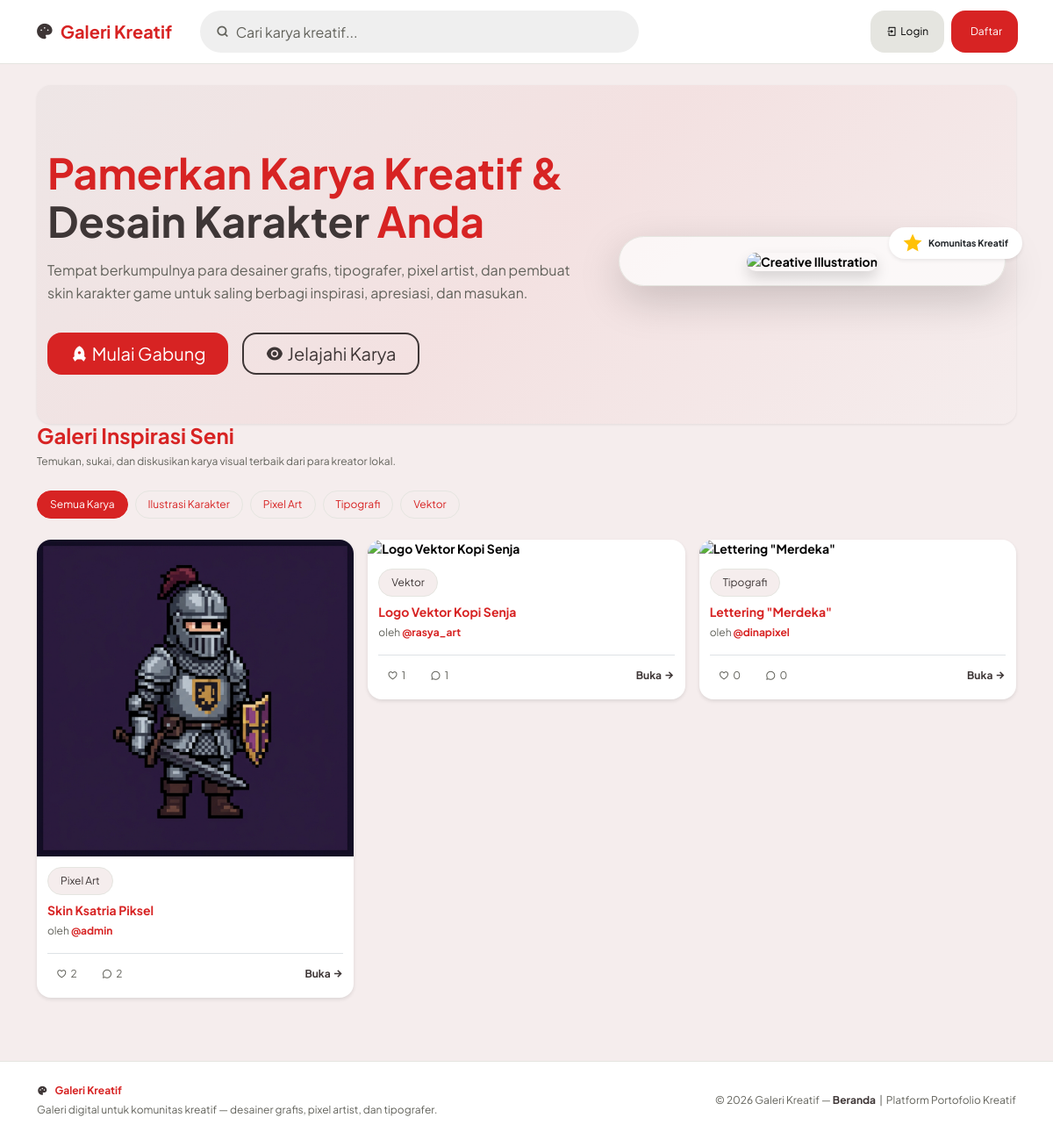
The page / on the database its author committed.
### tables this page shows
CREATE TABLE `categories` (
  `id`          INT UNSIGNED AUTO_INCREMENT PRIMARY KEY,
  `name`        VARCHAR(50) NOT NULL UNIQUE,
  `slug`        VARCHAR(60) NOT NULL UNIQUE,
  `description` VARCHAR(255) DEFAULT NULL,
  `created_at`  TIMESTAMP NOT NULL DEFAULT CURRENT_TIMESTAMP
);

CREATE TABLE `assets` (
  `id`            INT UNSIGNED AUTO_INCREMENT PRIMARY KEY,
  `user_id`       INT UNSIGNED NOT NULL COMMENT 'Admin/uploader pemilik karya',
  `category_id`   INT UNSIGNED NOT NULL,
  `title`         VARCHAR(150) NOT NULL,
  `description`   TEXT DEFAULT NULL,
  `image_path`    VARCHAR(255) NOT NULL,
  `status`        ENUM('published', 'draft') NOT NULL DEFAULT 'published',
  `created_at`    TIMESTAMP NOT NULL DEFAULT CURRENT_TIMESTAMP,
  `updated_at`    TIMESTAMP NOT NULL DEFAULT CURRENT_TIMESTAMP ON UPDATE CURRENT_TIMESTAMP,
  CONSTRAINT `fk_assets_user`
    FOREIGN KEY (`user_id`) REFERENCES `users`(`id`)
    ON DELETE CASCADE ON UPDATE CASCADE,
  CONSTRAINT `fk_assets_category`
    FOREIGN KEY (`category_id`) REFERENCES `categories`(`id`)
    ON DELETE RESTRICT ON UPDATE CASCADE
);

CREATE TABLE `users` (
  `id`         INT UNSIGNED AUTO_INCREMENT PRIMARY KEY,
  `username`   VARCHAR(50)  NOT NULL UNIQUE,
  `email`      VARCHAR(100) NOT NULL UNIQUE,
  `password`   VARCHAR(255) NOT NULL,
  `full_name`  VARCHAR(100) DEFAULT NULL,
  `avatar`     VARCHAR(255) DEFAULT NULL,
  `role`       ENUM('admin', 'user') NOT NULL DEFAULT 'user',
  `status`     ENUM('active', 'inactive') NOT NULL DEFAULT 'active',
  `created_at` TIMESTAMP NOT NULL DEFAULT CURRENT_TIMESTAMP,
  `updated_at` TIMESTAMP NOT NULL DEFAULT CURRENT_TIMESTAMP ON UPDATE CURRENT_TIMESTAMP
);

### includes/auth.php (called while the page is built, shortened)
<?php
function isLoggedIn() {
    return isset($_SESSION['user_id']);
}
function getBaseUrl() {
    return "/galeri-desain-grafis/";
}

### includes/functions.php (called while the page is built, shortened)
<?php
function e($string) {
    return htmlspecialchars($string, ENT_QUOTES, 'UTF-8');
}
function getLikeCount($assetId) {
    global $pdo;
    $stmt = $pdo->prepare("SELECT COUNT(*) FROM likes WHERE asset_id = :asset_id");
    $stmt->execute(['asset_id' => $assetId]);
    return (int) $stmt->fetchColumn();
}
function getCommentCount($assetId) {
    global $pdo;
    $stmt = $pdo->prepare("SELECT COUNT(*) FROM comments WHERE asset_id = :asset_id");
    $stmt->execute(['asset_id' => $assetId]);
    return (int) $stmt->fetchColumn();
}

### index.php (the view, shortened to what this page needs)
<?php
require_once __DIR__ . '/includes/auth.php';
require_once __DIR__ . '/koneksi.php';
require_once __DIR__ . '/includes/functions.php';
require_once __DIR__ . '/includes/header.php';
$categorySlug = trim($_GET['category'] ?? '');
$search = trim($_GET['search'] ?? '');
$categoriesStmt = $pdo->query("SELECT * FROM categories ORDER BY name ASC");
$categories = $categoriesStmt->fetchAll();
$query = "
    SELECT a.*, c.name as category_name, c.slug as category_slug, u.username, u.full_name
    FROM assets a
    JOIN categories c ON a.category_id = c.id
    JOIN users u ON a.user_id = u.id
    WHERE a.status = 'published'
";
$params = [];
$query .= " ORDER BY a.created_at DESC";
$stmt = $pdo->prepare($query);
$stmt->execute($params);
$assets = $stmt->fetchAll();
?>
<?php if (!isLoggedIn()): ?>
<section class="hero-section text-center text-lg-start">
    <div class="container">
        <div class="row align-items-center">
            <div class="col-lg-7">
                <h1 class="hero-title animate__animated animate__fadeInLeft">
                    Pamerkan Karya Kreatif & <span>Desain Karakter</span> Anda
                </h1>
                <p class="hero-subtitle animate__animated animate__fadeInLeft animate__delay-1s">
                    Tempat berkumpulnya para desainer grafis, tipografer, pixel artist, dan pembuat skin karakter game untuk saling berbagi inspirasi, apresiasi, dan masukan.
                </p>
                <div class="d-flex flex-wrap justify-content-center justify-content-lg-start gap-3 animate__animated animate__fadeInLeft animate__delay-2s">
                    <a href="<?= getBaseUrl(); ?>register.php" class="btn btn-primary-custom px-4 py-3 fs-5">
                        <i class="ri-rocket-fill me-1"></i> Mulai Gabung
                    </a>
                    <a href="#galeri" class="btn btn-outline-custom px-4 py-3 fs-5">
                        <i class="ri-eye-fill me-1"></i> Jelajahi Karya
                    </a>
                </div>
            </div>
            <div class="col-lg-5 d-none d-lg-block">
                <div class="glass-panel p-3 shadow-lg text-center position-relative animate__animated animate__zoomIn" style="border-radius: 30px; background: rgba(255,255,255,0.7); overflow: visible !important;">
                    <img src="https://images.unsplash.com/photo-1626785774573-4b799315345d?auto=format&fit=crop&w=500&q=80" alt="Creative Illustration" class="img-fluid rounded-4 shadow" style="border-radius: 20px;">
                    <div class="position-absolute badge bg-white text-dark shadow-sm py-2 px-3 d-flex align-items-center gap-2" style="bottom: 30px; right: -20px; border-radius: 50px;">
                        <i class="ri-star-fill text-warning fs-5"></i>
                        <span class="fw-bold">Komunitas Kreatif</span>
                    </div>
                </div>
            </div>
        </div>
    </div>
</section>
<?php endif; ?>
<div class="container px-0" id="galeri">
    <div class="row align-items-center mb-4">
        <div class="col-12">
            <h2 class="h1-display text-start mb-2">Galeri Inspirasi Seni</h2>
            <p class="caption-text mb-0">Temukan, sukai, dan diskusikan karya visual terbaik dari para kreator lokal.</p>
        </div>
    </div>
    <div class="category-filter-nav">
        <a href="index.php<?= !empty($search) ? '?search=' . urlencode($search) : ''; ?>" class="category-filter-btn <?= empty($categorySlug) ? 'active' : ''; ?>">
            Semua Karya
        </a>
        <?php foreach ($categories as $cat): ?>
            <a href="index.php?category=<?= e($cat['slug']); ?><?= !empty($search) ? '&search=' . urlencode($search) : ''; ?>" class="category-filter-btn <?= ($categorySlug === $cat['slug']) ? 'active' : ''; ?>">
                <?= e($cat['name']); ?>
            </a>
        <?php endforeach; ?>
    </div>
    <?php if (count($assets) > 0): ?>
        <div class="pin-columns mb-5">
            <?php foreach ($assets as $asset): ?>
                <?php
                $likesCount = getLikeCount($asset['id']);
                $commentsCount = getCommentCount($asset['id']);
                $liked = isLoggedIn() ? hasUserLiked($asset['id'], $_SESSION['user_id']) : false;
                ?>
                <div class="pin-item">
                    <div class="card-asset">
                        <div class="card-asset-img-wrapper">
                        </div>
                        <div class="card-asset-body">
                            <div class="mb-2">
                                <span class="badge-category"><?= e($asset['category_name']); ?></span>
                            </div>
                            <h3 class="card-asset-title">
                                <a href="detail.php?id=<?= $asset['id']; ?>">
                                    <?= e($asset['title']); ?>
                                </a>
                            </h3>
                            <p class="caption-text mb-3" style="font-weight: 400;">
                                oleh <span class="fw-bold" style="color: var(--deep-violet);">@<?= e($asset['username']); ?></span>
                            </p>
                            <div class="d-flex justify-content-between align-items-center pt-2 border-top">
                                <div class="d-flex gap-2">
                                    <form action="" method="POST" class="d-inline m-0">
                                        <button type="submit" class="stat-item border-0 bg-transparent <?= $liked ? 'active' : ''; ?>">
                                            <i class="<?= $liked ? 'ri-heart-3-fill text-danger' : 'ri-heart-3-line'; ?>"></i> <?= $likesCount; ?>
                                        </button>
                                    </form>
                                    <a href="detail.php?id=<?= $asset['id']; ?>#komentar" class="stat-item text-decoration-none">
                                        <i class="ri-chat-3-line"></i> <?= $commentsCount; ?>
                                    </a>
                                </div>
                                <a href="detail.php?id=<?= $asset['id']; ?>" class="caption-text text-decoration-none fw-bold" style="color: var(--vivid-purple);">
                                    Buka <i class="ri-arrow-right-line"></i>
                                </a>
                            </div>
                        </div>
                    </div>
                </div>
            <?php endforeach; ?>
        </div>
    <?php endif; ?>
</div>
<?php
require_once __DIR__ . '/includes/footer.php';
?>

### rows shown on the page
categories: name "Ilustrasi Karakter"
categories: name "Pixel Art"
categories: name "Tipografi"
categories: name "Vektor"
assets: category.name "Pixel Art", title "Skin Ksatria Piksel", user.username "admin", likesCount "2", commentsCount "2"
assets: category.name "Vektor", title "Logo Vektor Kopi Senja", user.username "rasya_art", likesCount "1", commentsCount "1"
assets: category.name "Tipografi", title "Lettering \"Merdeka\"", user.username "dinapixel", likesCount "0", commentsCount "0"
